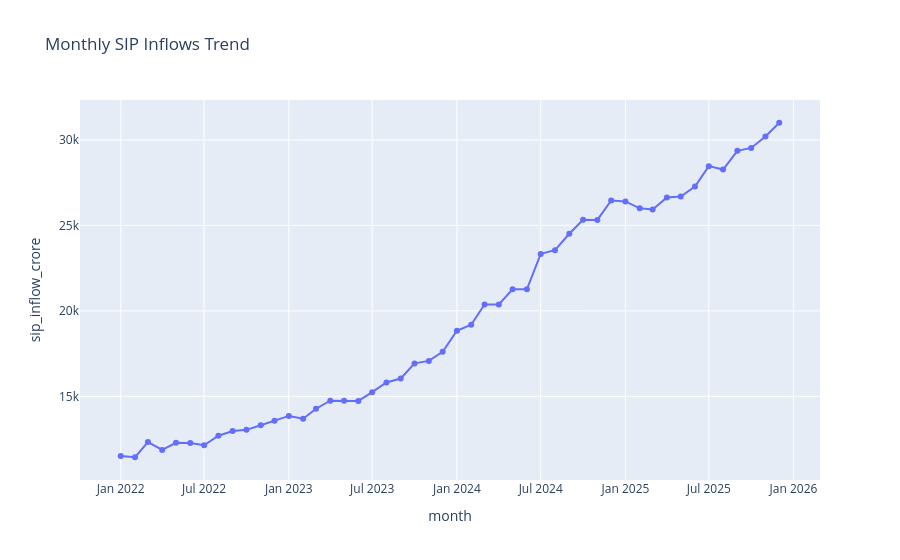

The notebook cell this image was saved under:
### Code cell
fig = px.line(
    sip,
    x="month",
    y="sip_inflow_crore",
    title="Monthly SIP Inflows Trend",
    markers=True
)

fig.show()

### Figure 1 — Plotly figure (JSON) as saved in the notebook; plotly's stock layout.template omitted (floating-point values rounded to 4 significant figures)
{"data": [{"hovertemplate": "month=%{x}<br>sip_inflow_crore=%{y}<extra></extra>", "legendgroup": "", "line": {"color": "#636efa", "dash": "solid"}, "marker": {"symbol": "circle"}, "mode": "lines+markers", "name": "", "orientation": "v", "showlegend": false, "type": "scatter", "x": ["2022-01-01T00:00:00", "2022-02-01T00:00:00", "2022-03-01T00:00:00", "2022-04-01T00:00:00", "2022-05-01T00:00:00", "2022-06-01T00:00:00", "2022-07-01T00:00:00", "2022-08-01T00:00:00", "2022-09-01T00:00:00", "2022-10-01T00:00:00", "2022-11-01T00:00:00", "2022-12-01T00:00:00", "2023-01-01T00:00:00", "2023-02-01T00:00:00", "2023-03-01T00:00:00", "2023-04-01T00:00:00", "2023-05-01T00:00:00", "2023-06-01T00:00:00", "2023-07-01T00:00:00", "2023-08-01T00:00:00", "2023-09-01T00:00:00", "2023-10-01T00:00:00", "2023-11-01T00:00:00", "2023-12-01T00:00:00", "2024-01-01T00:00:00", "2024-02-01T00:00:00", "2024-03-01T00:00:00", "2024-04-01T00:00:00", "2024-05-01T00:00:00", "2024-06-01T00:00:00", "2024-07-01T00:00:00", "2024-08-01T00:00:00", "2024-09-01T00:00:00", "2024-10-01T00:00:00", "2024-11-01T00:00:00", "2024-12-01T00:00:00", "2025-01-01T00:00:00", "2025-02-01T00:00:00", "2025-03-01T00:00:00", "2025-04-01T00:00:00", "2025-05-01T00:00:00", "2025-06-01T00:00:00", "2025-07-01T00:00:00", "2025-08-01T00:00:00", "2025-09-01T00:00:00", "2025-10-01T00:00:00", "2025-11-01T00:00:00", "2025-12-01T00:00:00"], "xaxis": "x", "y": [11517, 11438, 12328, 11863, 12286, 12276, 12140, 12694, 12976, 13040, 13306, 13573, 13856, 13687, 14276, 14749, 14749, 14734, 15245, 15814, 16042, 16928, 17073, 17610, 18838, 19187, 20371, 20371, 21262, 21262, 23332, 23547, 24509, 25323, 25320, 26459, 26400, 25999, 25926, 26632, 26688, 27274, 28464, 28265, 29361, 29529, 30200, 31002], "yaxis": "y"}], "layout": {"legend": {"tracegroupgap": 0}, "title": {"text": "Monthly SIP Inflows Trend"}, "xaxis": {"anchor": "y", "domain": [0, 1], "title": {"text": "month"}}, "yaxis": {"anchor": "x", "domain": [0, 1], "title": {"text": "sip_inflow_crore"}}}}
